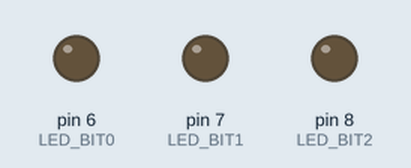
Recording of a sketch running on a simulated Arduino Uno, built with avr-gcc and run on an emulated ATmega328P. On the bench: output pins drawn as LEDs (lit = HIGH).

Above: at 0.5 s.
At 2.5 s:
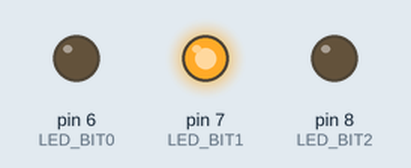
At 3.5 s:
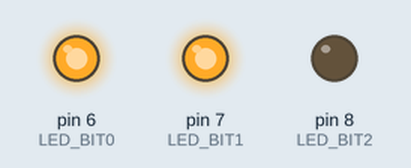
At 4.5 s:
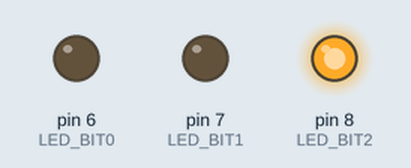
At 6.5 s:
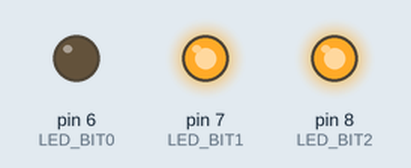
At 9.5 s:
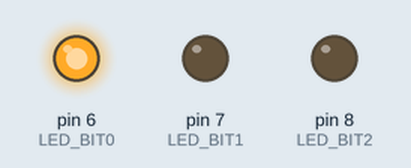
Timing chart, 0 to 10.4 s (numbered marks = the images above):
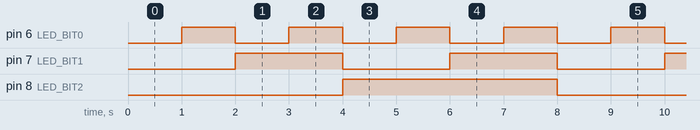

Measured:
- by itself, pin 6 (LED_BIT0): alternates HIGH for 1.0 s and LOW for 1.0 s
- by itself, pin 7 (LED_BIT1): alternates HIGH for 2.0 s and LOW for 2.0 s
- by itself, pin 8 (LED_BIT2): alternates HIGH for 4.0 s and LOW for 4.0 s

The sketch:

atmega328p7bitcounter.ino
```cpp
// Define the LED pins based on Arduino pin mapping
const int LED_BIT0 = 6; // Least Significant Bit (LSB)
const int LED_BIT1 = 7;
const int LED_BIT2 = 8; // Most Significant Bit (MSB)

void setup() {
  // Configure the pins as outputs
  pinMode(LED_BIT0, OUTPUT);
  pinMode(LED_BIT1, OUTPUT);
  pinMode(LED_BIT2, OUTPUT);
}

void loop() {
  // Count from 0 to 7 (3 bits can hold values from 000 to 111)
  for (int count = 0; count < 8; count++) {

    // Extract each bit using bitwise AND (&) and bit shifting (>>)
    boolean bit0 = (count & 1);      // Checks if the 1st bit is active
    boolean bit1 = (count >> 1) & 1; // Checks if the 2nd bit is active
    boolean bit2 = (count >> 2) & 1; // Checks if the 3rd bit is active

    // Write the states to the physical pins
    digitalWrite(LED_BIT0, bit0);
    digitalWrite(LED_BIT1, bit1);
    digitalWrite(LED_BIT2, bit2);

    // Wait 500 milliseconds before updating the count
    delay(1000);
  }
}
```
